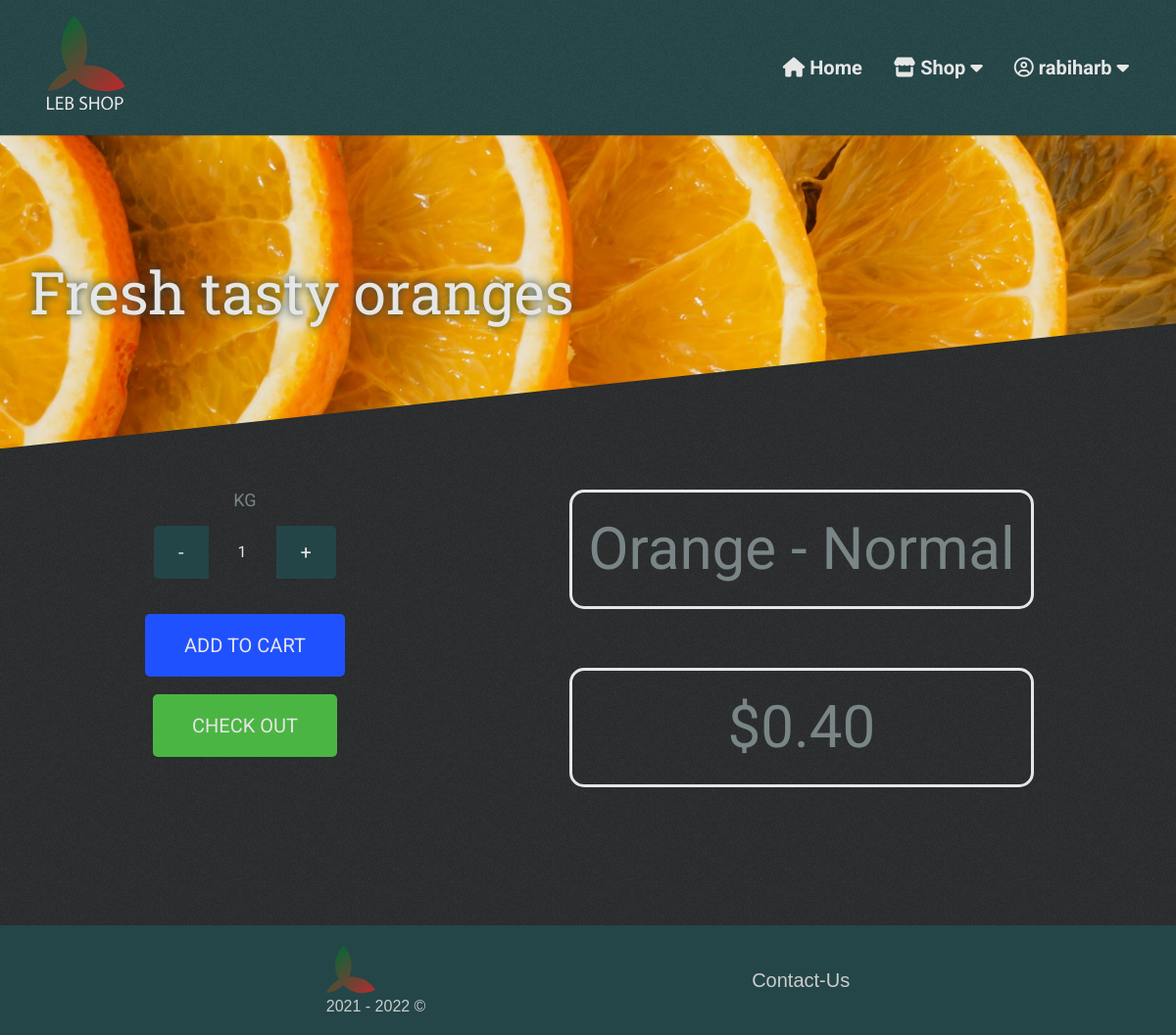
/shop/product/9 (signed in), run on the app's committed database.
### lebshop/db_models.py (models this page shows)
class User(UserMixin, db.Model):
    __tablename__ = "users"
    id = db.Column(db.Integer(), primary_key=True)
    user_name = db.Column(db.String(50), nullable=False, unique=True)
    email = db.Column(db.String(200), nullable=False, unique=True)
    password = db.Column(db.String(1000), nullable=False)

class Fruit(db.Model):
    __tablename__ = "fruits"
    id = db.Column(db.Integer(), primary_key=True)
    name = db.Column(db.String(50), unique=True, nullable=False)
    uom = db.Column(db.String(10), nullable=False)
    price = db.Column(db.Float(), nullable=False)
    currency = db.Column(db.String(32), nullable=False)
    in_stock = db.Column(db.Boolean(), nullable=False)
    desc = db.Column(db.String(100))
    image_path = db.Column(db.String(100), unique=True)
    categories = relationship(
        "Categories", secondary=fruit_category_association_table)
    carts = relationship("FruitCartAss", back_populates="fruit_obj")

### lebshop/routes.py (the view)
@app.route("/shop/product/<product_id>")
def product_view(product_id):
    selected_fruit = Fruit.query.get(product_id)
    cart_length = 0
    if current_user.is_authenticated:
        cart = ShoppingCart.query.filter_by(owner_id=current_user.id).first()
        cart_length = len(cart.items)
    return render_template("product_view.html", product=selected_fruit, cart_items_count=cart_length)

### lebshop/routes.py (called while the page is built)
@ login_manager.user_loader
def load_user(user_id):
    return User.query.get(user_id)

### lebshop/templates/product_view.html (shortened to what this page needs)
<!DOCTYPE html>
<html lang="en">
  <head>
    {% include "head_data.html" %}
    <link
      rel="stylesheet"
      href="{{url_for('static', filename='css/product_view.css')}}"
    />
  </head>
  <body>
    <header>
      {% include "nav_bar.html"%}
      <div class="hero">
        <h1 class="hero__product-desc">{{ product.desc }}</h1>
      </div>
    </header>
    <main class="main cont">
      <div class="main__form-cont">
        <form
          onsubmit="checkOutWithItem()"
          id="checkOutForm"
          method="post"
          enctype="multipart/form-data"
          onkeydown="return event.key != 'Enter';"
        >
          <div class="main__amount-controls">
            <p class="main__product-uom">KG</p>
            <button
              type="button"
              class="main__decrease-btn qty-btn"
              onclick="decreaseAmount()"
            >
              -
            </button>
            <input
              type="number"
              name="amountBox"
              id="amountBox"
              class="main__amount-input"
              value="1"
              min="1"
              max="9999"
              step="0.5"
              onchange="checkValue(this)"
              onkeydown="enterUpdate(event, this)"
            />
            <button
              type="button"
              class="main__increase-btn qty-btn"
              onclick="increaseAmount()"
            >
              +
            </button>
          </div>
          <br /><br />
          {% if current_user.is_authenticated: %}
          <button
            type="button"
            id="addToCartBtn"
            class="main__add-to-cart-btn"
            onclick="addItem(true)"
          >
            ADD TO CART
          </button>
          {% else: %}
          <button type="submit" id="addToCartBtn" class="main__add-to-cart-btn">
            ADD TO CART
          </button>
          {% endif %}
          <br /><br />
          <button type="submit" id="checkOutBtn" class="main__checkout-btn">
            CHECK OUT
          </button>
        </form>
      </div>
      <div class="main__info-cont">
        <p class="info__name">{{ product.name }}</p>
        <p class="info__price">
          {{ product.currency}}{{ '%0.2f' % product.price|float }}
        </p>
      </div>
    </main>
    {% include "footer.html" %}
  </body>
</html>

### lebshop/templates/nav_bar.html (shortened to what this page needs)
<div class="nav-logo-wrapper">
  <div class="nav-logo-cont cont">
    <div class="logo-cont">
      <a href="{{ url_for('home')}}" class="logo-link">
      </a>
    </div>
    <div class="nav-cont">
      <nav class="nav off">
        <div class="nav-items-cont off">
          <a href="{{ url_for('home')}}" class="nav-link home">
            <i class="fas fa-home"></i> Home
          </a>
          <div class="link-sub-menu shop">
            <a class="nav-link shop">
              <i class="fas fa-store"></i> Shop
              <i class="fas fa-caret-down"></i>
            </a>
          </div>
          {% if not current_user.is_authenticated %}
          <a href="{{ url_for('login')}}" class="nav-link sign-in"
            ><i class="fas fa-sign-in-alt"></i> SignIn</a
          >
          <a href="{{ url_for('signup')}}" class="nav-link sign-up"
            ><i class="fas fa-user-plus"></i> SignUp</a
          >
          {% else %}
          <div class="link-sub-menu user">
            <a class="nav-link user">
              <i class="far fa-user-circle"></i> {{ current_user.user_name }}
              <i class="fas fa-caret-down"></i>
            </a>
          </div>
          {% endif %}
        </div>
      </nav>
    </div>
  </div>
</div>

### lebshop/static/css/nav_bar_style.css (style rules this page uses)
.nav-logo-wrapper { background: url(../img/bg-texture.png), hsl(var(--nav-footer-bg)); padding-block: 1rem; }
.nav-logo-cont { display: flex; justify-content: space-between; align-items: center; }
.logo-link { display: block; width: min(10vw, 80px); aspect-ratio: 1; font-size: var(--fs-md); }
.nav-link { font-weight: 700; width: 100%; text-align: center; }
.link-sub-menu { display: flex; width: 100%; flex-direction: column; gap: 0.5rem; }
.fa-caret-down { transition: transform 100ms ease-in; }
.nav.off { position: relative; background-color: transparent; }
.nav { position: fixed; z-index: 99; inset: 0; background-color: hsla(var(--black), 0.25); }
.nav-items-cont.off { transform: translateX(100%); }
.nav-items-cont { z-index: 99; transition: transform 250ms ease-in-out; position: fixed; transform: none; inset: 0 0 0 40%; overflow: auto; background: hsl(var(--dark-teal)); display: flex; flex-direction: column; align-items: center; padding: 10vh 0; gap: 2em; }
@media (min-width: 769px) { .logo-cont { flex-basis: 25%; } }
@media (min-width: 769px) { .nav-cont { padding-block: 2em; flex-basis: 60%; justify-content: flex-end; } }
@media (min-width: 769px) { .nav, .nav.off { position: relative; background-color: transparent; } }
@media (min-width: 769px) { .nav-items-cont, .nav-items-cont.off { position: relative; width: 100%; justify-content: flex-end; gap: 2em; background-color: transparent; inset: unset; padding: 0; overflow: visible; flex-direction: row; transform: none; } }
@media (min-width: 769px) { .nav-link { width: unset; } }
@media (min-width: 769px) { .link-sub-menu { --bottom-space: 20px; width: unset; text-align: center; position: relative; display: inline-block; } }
@media (min-width: 769px) { .link-sub-menu::after { content: ""; position: absolute; top: 100%; right: 0; width: 100%; height: var(--bottom-space); cursor: pointer; background-color: transparent; } }

### lebshop/static/css/product_view.css (style rules this page uses)
.hero { height: 40vh; display: flex; align-items: center; clip-path: polygon(0 0, 100% 0, 100% 60%, 0% 100%); }
.hero__product-desc { margin-inline: auto; width: 95%; font-size: var(--fs-lg); text-shadow: 0 0 10px hsl(var(--dark-teal)); }
.main { display: flex; flex-direction: column; align-items: center; text-align: center; gap: 2rem; justify-content: space-around; padding-block: 5vh; }
.main__form-cont { order: 2; margin-bottom: 2em; }
.main__amount-controls { display: flex; flex-wrap: wrap; align-items: center; justify-content: center; }
.main__product-uom { flex-basis: 100%; margin-bottom: 0.75em; }
.qty-btn { background-color: hsl(var(--dark-teal)); color: hsl(var(--light-gray)); font-size: var(--fs-nrml); padding-block: 0.75em; padding-inline: 1.25em; }
.main__amount-input { background-color: transparent; text-align: center; align-self: stretch; color: hsl(var(--light-gray)); outline: none; }
.main__amount-input[type="number"] { -moz-appearance: textfield; }
.main__decrease-btn { border-radius: 0.25em 0 0 0.25em; }
.main__increase-btn { border-radius: 0 0.25em 0.25em 0; }
.main__checkout-btn { background-color: #4bb543; padding-block: 1em; padding-inline: 2em; border-radius: 0.25em; font-size: var(--fs-nrml); color: hsl(var(--light-gray)); }
.main__add-to-cart-btn { background-color: #1f51ff; padding-block: 1em; padding-inline: 2em; border-radius: 0.25em; color: hsl(var(--light-gray)); font-size: var(--fs-nrml); }
.main__info-cont { order: 1; }
.info__name { margin-bottom: 1em; }
.info__name, .info__price { padding: 1rem; font-size: var(--fs-lg); border-radius: 0.25em; border: 0.05em solid hsl(var(--light-gray)); }
@media (min-width: 768px) { .main { flex-direction: row; align-items: center; text-align: center; gap: 2rem; justify-content: space-around; padding-block: 5vh; } }
@media (min-width: 768px) { .main__form-cont { order: 0; } }
@media (min-width: 768px) { .main__amount-controls { display: flex; align-items: center; } }

### data on the page
User: user_name "rabiharb"
Fruit: desc "Fresh tasty oranges", name "Orange - Normal", currency "$", price "0.40"
